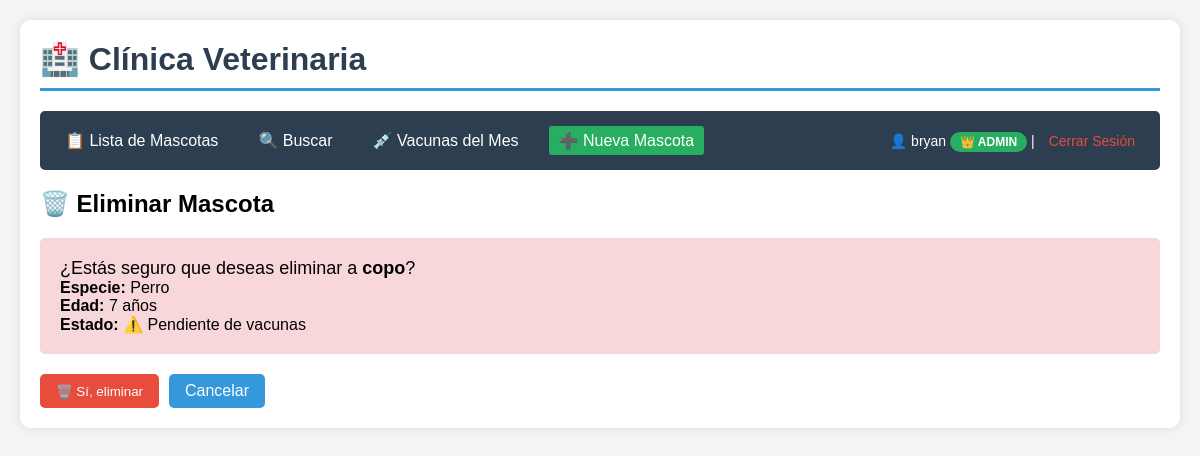
The page /eliminar/2/ (signed in) on the database its author committed.
### mascotas/models.py (models this page shows, shortened)
class Mascota(models.Model):
    ESPECIE_CHOICES = [
        ('perro', 'Perro'),
        ('gato', 'Gato'),
        ('conejo', 'Conejo'),
        ('loro', 'Loro'),
        ('hamster', 'Hámster'),
        ('pez', 'Pez'),
        ('otro', 'Otro'),
    ]
    VACUNACION_CHOICES = [
        ('al_dia', '✅ Al día con vacunas'),
        ('pendiente', '⚠️ Pendiente de vacunas'),
        ('alergia', '🔶 Alergia a vacunas'),
    ]
    nombre = models.CharField(max_length=100, help_text="Nombre de la mascota")
    especie = models.CharField(max_length=20, choices=ESPECIE_CHOICES, default='perro')
    edad = models.PositiveIntegerField(help_text="Edad en años")
    estado_vacunacion = models.CharField(
        max_length=20,
        choices=VACUNACION_CHOICES,
        default='pendiente'
    )
    fecha_ultima_vacuna = models.DateField(null=True, blank=True)
    fecha_creacion = models.DateTimeField(auto_now_add=True)
    fecha_actualizacion = models.DateTimeField(auto_now=True)

### mascotas/views.py (the view)
# urls.py: path('eliminar/<int:pk>/', views.eliminar_mascota, name='eliminar_mascota'),
@login_required
@user_passes_test(es_administrador)
def eliminar_mascota(request, pk):
    mascota = get_object_or_404(Mascota, pk=pk)
    nombre = mascota.nombre
    if request.method == 'POST':
        mascota.delete()
        messages.success(request, f'¡Mascota {nombre} eliminada!')
        return redirect('lista_mascotas')
    return render(request, 'mascotas/eliminar.html', {'mascota': mascota})

### mascotas/views.py (called while the page is built)
def es_administrador(user):
    return user.is_superuser or user.is_staff

### mascotas/templates/mascotas/eliminar.html (shortened to what this page needs)
{% extends 'mascotas/base.html' %}
{% block content %}
<h2>🗑️ Eliminar Mascota</h2>
<div style="background: #f8d7da; padding: 20px; border-radius: 5px; margin: 20px 0;">
    <p style="font-size: 18px;">
        ¿Estás seguro que deseas eliminar a <strong>{{ mascota.nombre }}</strong>?
    </p>
    <p><strong>Especie:</strong> {{ mascota.get_especie_display }}</p>
    <p><strong>Edad:</strong> {{ mascota.edad }} años</p>
    <p><strong>Estado:</strong> {{ mascota.get_estado_vacunacion_display }}</p>
</div>
<form method="POST">
    <div class="form-actions">
        <button type="submit" class="btn btn-danger">🗑️ Sí, eliminar</button>
        <a href="{% url 'lista_mascotas' %}" class="btn">Cancelar</a>
    </div>
</form>
{% endblock %}

### mascotas/templates/mascotas/base.html (shortened to what this page needs)
<!DOCTYPE html>
<html lang="es">
<head>
</head>
<body>
    <div class="container">
        <h1>🏥 Clínica Veterinaria</h1>
        <div class="navbar">
            <a href="{% url 'lista_mascotas' %}">📋 Lista de Mascotas</a>
            <a href="{% url 'buscar_mascota' %}">🔍 Buscar</a>
            <a href="{% url 'vacunas_mes' %}">💉 Vacunas del Mes</a>
            {% if user.is_authenticated %}
            {% if user.is_superuser or user.is_staff %}
            <a href="{% url 'crear_mascota' %}" style="background: #27ae60;">➕ Nueva Mascota</a>
            {% endif %}
            <span class="user-info">
                👤 {{ user.username }}
                {% if user.is_superuser or user.is_staff %}
                <span
                    style="background: #27ae60; padding: 3px 10px; border-radius: 12px; font-size: 12px; font-weight: bold;">👑
                    ADMIN</span>
                {% else %}
                <span
                    style="background: #3498db; padding: 3px 10px; border-radius: 12px; font-size: 12px; font-weight: bold;">🩺
                    VETERINARIO</span>
                {% endif %}
                | <a href="{% url 'cerrar_sesion' %}" style="color: #e74c3c;">Cerrar Sesión</a>
            </span>
            {% else %}
            <a href="{% url 'iniciar_sesion' %}" style="background: #3498db;">Iniciar Sesión</a>
            {% endif %}
        </div>
        {% block content %}
        {% endblock %}
    </div>
</body>
</html>

### mascotas/templates/mascotas/base.html (style rules this page uses)
* { margin: 0; padding: 0; box-sizing: border-box; }
body { font-family: Arial, sans-serif; background: #f4f4f4; padding: 20px; }
.container { max-width: 1200px; margin: 0 auto; background: white; padding: 20px; border-radius: 10px; box-shadow: 0 0 10px rgba(0, 0, 0, 0.1); }
h1 { color: #2c3e50; border-bottom: 3px solid #3498db; padding-bottom: 10px; margin-bottom: 20px; }
.navbar { background: #2c3e50; color: white; padding: 15px; border-radius: 5px; margin-bottom: 20px; display: flex; gap: 20px; flex-wrap: wrap; align-items: center; }
.navbar a { color: white; text-decoration: none; padding: 5px 10px; border-radius: 3px; transition: background 0.3s; }
.navbar .user-info { margin-left: auto; font-size: 14px; }
.btn { display: inline-block; padding: 8px 16px; background: #3498db; color: white; text-decoration: none; border-radius: 5px; border: none; cursor: pointer; transition: background 0.3s; }
.btn-danger { background: #e74c3c; }
.form-actions { margin-top: 20px; display: flex; gap: 10px; }

### rows shown on the page
Mascota: nombre "copo", especie "Perro", edad "7", estado_vacunacion "⚠️ Pendiente de vacunas"

### other values the page prints
{{ user.username }} "bryan"
